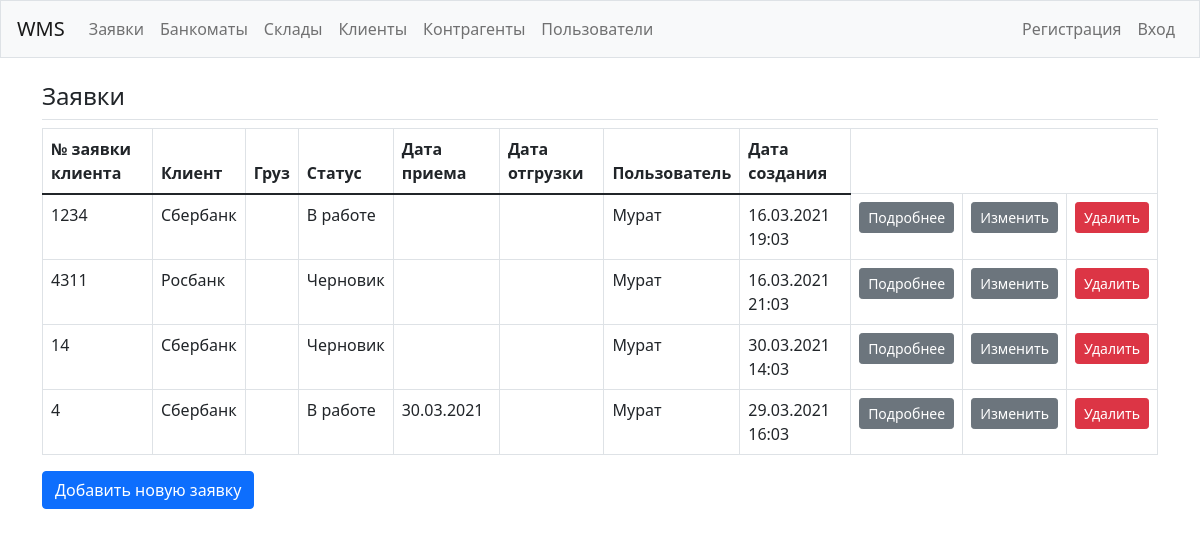
Screenshot of /orders/ with the database file from the repository.
### wms/models.py (models this page shows, shortened)
class Order(models.Model):
    logistic_order = models.CharField(max_length=200)
    client = models.ForeignKey(Client, on_delete=models.SET_NULL, blank=True, null=True)
    customer = models.ForeignKey(Customer, on_delete=models.SET_NULL, blank=True, null=True)
    storage = models.ForeignKey(Storage, on_delete=models.SET_NULL, null=True)
    status = models.CharField(
        max_length=10,
        choices=OrderStatus.choices,
        default=OrderStatus.draft,
    )
    date_in = models.DateField('Дата приема', blank=True, null=True)
    date_out = models.DateField('Дата отгрузки', blank=True, null=True)
    driver = models.CharField(max_length=200, blank=True, null=True)
    driver_car = models.CharField(max_length=200, blank=True, null=True)
    storage_order = models.CharField(max_length=200, blank=True, null=True)
    date_created = models.DateTimeField('date published', auto_now_add=True)
    photo_1 = models.ImageField(blank=True, null=True)
    photo_2 = models.ImageField(blank=True, null=True)
    photo_3 = models.ImageField(blank=True, null=True)
    photo_4 = models.ImageField(blank=True, null=True)

class Client(models.Model):
    name = models.CharField(max_length=200)
    pub_date = models.DateTimeField('date published', auto_now_add=True)
    def __str__(self):
        return self.name

class Customer(models.Model):
    user = models.ForeignKey(User, on_delete=models.SET_NULL, null=True)
    name = models.CharField(max_length=200, blank=True)
    post = models.CharField(max_length=200, blank=True)
    phone = models.CharField(max_length=200, blank=True)
    email = models.CharField(max_length=200, blank=True)
    profile_pic = models.CharField(max_length=200, blank=True)
    date_created = models.DateTimeField('date published', auto_now_add=True)
    def __str__(self):
        return self.name

### wms/views.py (the view)
# urls.py: path('orders/', views.orders, name='orders'),
def orders(request):
    orders = Order.objects.all().order_by('date_in')
    context = {'orders': orders}
    return render(request, 'wms/orders.html', context)

### wms/templates/wms/orders.html
{% extends "wms/base.html" %}
{% block page_header %}
  <h4>Заявки</h4>
{% endblock page_header %}
{% block content %}
<table class="table table-bordered">
  <thead>
    <tr>
      <th scope="col">№ заявки клиента</th>
      <th scope="col">Клиент</th>
      <th scope="col">Груз</th>
      <th scope="col">Статус</th>
      <th scope="col">Дата приема</th>
      <th scope="col">Дата отгрузки</th>
      <th scope="col">Пользователь</th>
      <th scope="col">Дата создания</th>
    </tr>
  </thead>
  <tbody>
    {% for order in orders %}
      <tr>
        <td>{{ order.logistic_order }}</td>
        <td>{{ order.client }}</td>
        <td>{{ order.atm }}</td>
        <td>{{ order.status }}</td>
        <td>{{ order.date_in|date:'d.m.Y' }}</td>
        <td>{{ order.date_out|date:'d.m.Y' }}</td>
        <td>{{ order.customer }}</td>
        <td>{{ order.date_created|date:'d.m.Y H:m' }}</td>
        <td>
          <a class="btn btn-sm btn-secondary" href="{% url 'wms:order' order.id %}">Подробнее</a>
        </td>
        <td>
          <a class="btn btn-sm btn-secondary" href="{% url 'wms:update_order' order.id %}">Изменить</a>
        </td>
        <td>
          <a class="btn btn-sm btn-danger" href="{% url 'wms:delete_order' order.id %}">Удалить</a>
        </td>
      </tr>
    {% empty %}
      <tr>
        <td>Не добавлено ни одной заявки. Добавьте первую заявку.</td>
      </tr>
    {% endfor %}
  </tbody>
</table>
<div>
  <a class="btn btn-primary mb-3" href="{% url 'wms:new_order' %}">Добавить новую заявку</a>
</div>
{% endblock content %}

### rows the page displays
Order: logistic_order "1234", client "Сбербанк", status "В работе", customer "Мурат", date_created "16.03.2021 19:03"
Order: logistic_order "4311", client "Росбанк", status "Черновик", customer "Мурат", date_created "16.03.2021 21:03"
Order: logistic_order "14", client "Сбербанк", status "Черновик", customer "Мурат", date_created "30.03.2021 14:03"
Order: logistic_order "4", client "Сбербанк", status "В работе", date_in "30.03.2021", customer "Мурат", date_created "29.03.2021 16:03"
